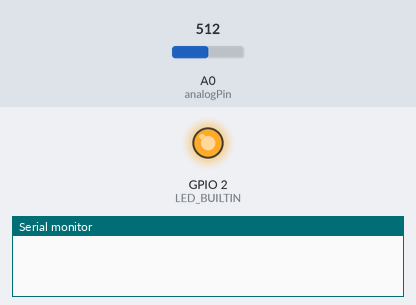
The sketch below on a simulated ESP8266 (NodeMCU). Parts: output pins drawn as LEDs (lit = HIGH, except the on-board LED, lit = LOW), the last lines printed to the serial monitor. Inputs (shaded band) come from the test bench; at power-on: A0 (analogPin) = 512. WiFi joins after 1.5 s; servers stay silent unless stated; uploads are accepted with an empty reply.

Above: at 0.0 s.
At 1.2 s:
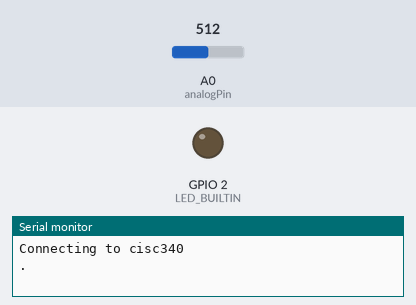
Timing chart, 0 to 3.1 s (numbered marks = the images above):
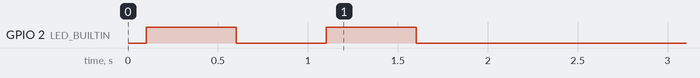

The sketch:

planttv.ino
```cpp
#include <ESP8266WiFi.h>
#include <ESP8266HTTPClient.h>

const char* ssid     = "cisc340";
const char* password = "L0gica1@";

const char* host = "planttv.herokuapp.com";

const int analogPin = 17;

// the setup function runs once when you press reset or power the board
void setup() {
  // initialize digital pin LED_BUILTIN as an output.
  pinMode(LED_BUILTIN, OUTPUT);

  Serial.begin(9600);
  delay(100);

  // We start by connecting to a WiFi network

  Serial.println();
  Serial.println();
  Serial.print("Connecting to ");
  Serial.println(ssid);

  WiFi.begin(ssid, password);

  while (WiFi.status() != WL_CONNECTED) {
    digitalWrite(LED_BUILTIN, HIGH);
    delay(500);
    digitalWrite(LED_BUILTIN, LOW);
    Serial.print(".");
    delay(500);
  }

  Serial.println("");
  Serial.println("WiFi connected");
  Serial.println("IP address: ");
  Serial.println(WiFi.localIP());
  digitalWrite(LED_BUILTIN, LOW);
}

// the loop function runs over and over again forever
void loop() {
  int val = analogRead(analogPin);

  Serial.println(String("") + "Sending POST request with value " + val + ".");
  HTTPClient http;
  http.begin(String("") + "http://" + host + "/data/");
  http.addHeader("Content-Type", "application/x-www-form-urlencoded");
  http.POST(String("") + "analog_value=" + val);
  http.writeToStream(&Serial);
  http.end();

  delay(5000);
}
```
